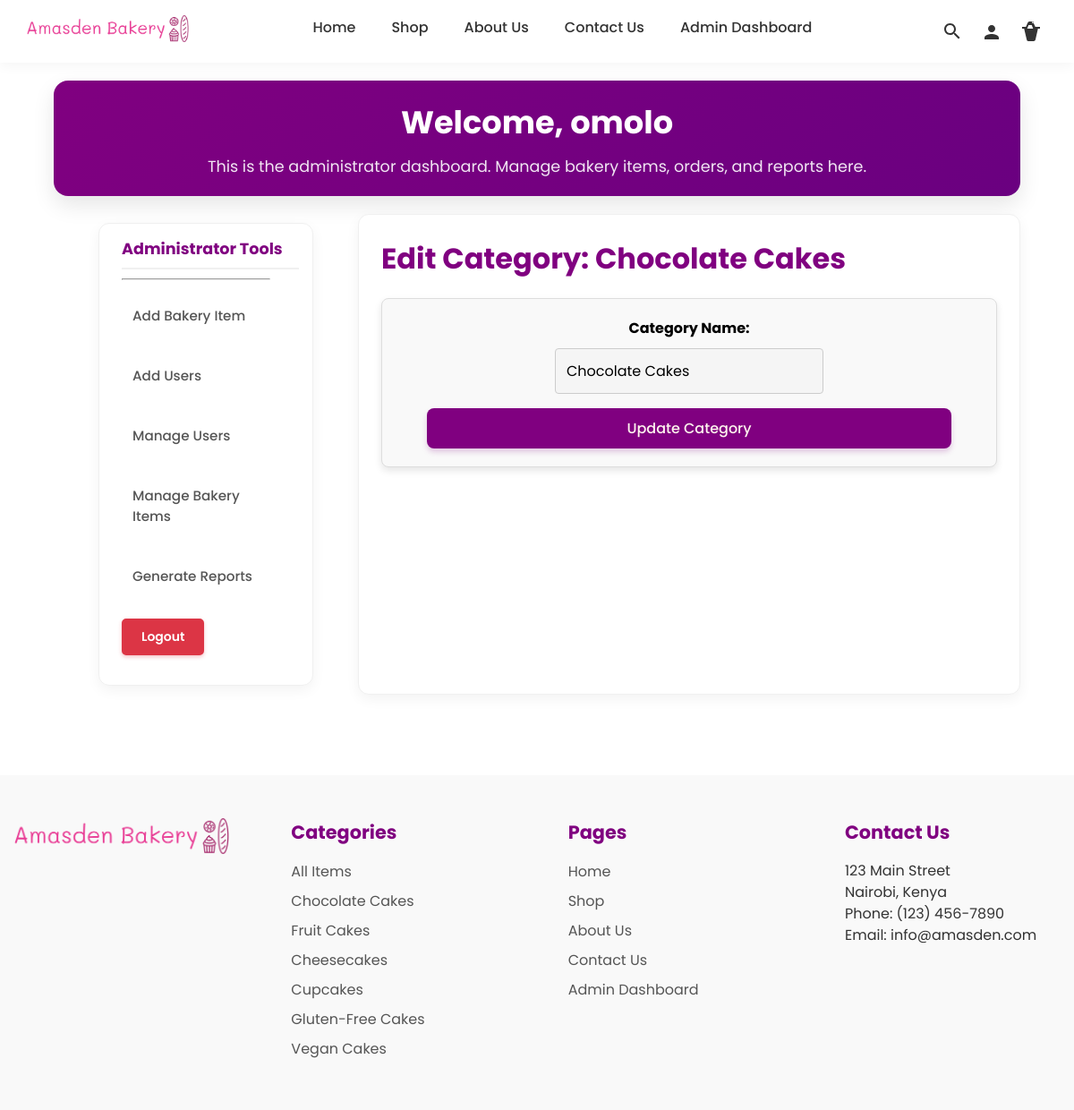
Screenshot of /admin_dashboard/edit_category/1/ (signed in) with the database file from the repository.
### bakery/models.py (models this page shows, shortened)
class Category(models.Model):
    name = models.CharField(max_length=100, default='none')
    slug = models.SlugField(unique=True, blank=True)

### admin_dashboard/views.py (the view)
# urls.py: path('edit_category/<int:category_id>/', views.edit_category, name='edit_category'),
@user_passes_test(admin_check)
def edit_category(request, category_id):
    category = get_object_or_404(Category, id=category_id)
    form = CategoryForm(instance=category)
    if request.method == 'POST':
        form = CategoryForm(request.POST, instance=category)
        if form.is_valid():
            form.save()
            messages.success(request, "Category updated successfully!")
            return redirect('admin_dashboard:manage_attributes')
    return render(request, 'admin_dashboard/edit_category.html', {'form': form, 'category': category})

### bakery/forms.py
class CategoryForm(forms.ModelForm):
    class Meta:
        model = Category
        fields = ['name']

### admin_dashboard/views.py (called while the page is built)
def admin_check(user):
    return user.is_superuser

### bakery/context_processors.py (called while the page is built)
def global_footer_context(request):
    footer_categories = Category.objects.all()
    category_slug = request.GET.get('category')
    return {
        'footer_categories': footer_categories,
    }

### bakery/templates/admin_dashboard/edit_category.html (shortened to what this page needs)
{% extends 'admin_dashboard/template.html' %}
{% block dashboard_content %}
<h2>Edit Category: {{ category.name }}</h2>
<form method="POST" class="generic-form">
    <div class="form-group">
        <label for="name">Category Name:</label>
        <input type="text" name="name" value="{{ category.name }}" class="form-control" required>
    </div>
    <button type="submit" class="btn2">Update Category</button>
</form>
{% endblock %}

### bakery/templates/admin_dashboard/template.html (shortened to what this page needs)
{% load static %}
{% include "bakery/header.html" %}
<div class="user_dashboard_details">
    <h1>Welcome, {{ user.username }}</h1>
    <p>This is the administrator dashboard. Manage bakery items, orders, and reports here.</p>
</div>
<div class="dashboard_div">
<aside class="user_aside">
    <nav>
        <h2>Administrator Tools</h2>
        <hr class="horizontal">
        <ul>
            <li class="nav-item"><a href="{% url 'admin_dashboard:add_bakery_item' %}" class="nav-link">Add Bakery Item</a></li>
            <li class="nav-item"><a href="{% url 'admin_dashboard:add_users' %}" class="nav-link">Add Users</a></li>
            <li class="nav-item"><a href="{% url 'admin_dashboard:manage_users' %}" class="nav-link">Manage Users</a></li>
            <li class="nav-item"><a href="{% url 'admin_dashboard:manage_bakery_items' %}" class="nav-link">Manage Bakery Items</a></li>
            <li class="nav-item"><a href="{% url 'admin_dashboard:report_dashboard' %}" class="nav-link">Generate Reports</a></li>
            <li class="nav-item">
                <form method="POST" action="{% url 'logout' %}">
                    <button type="submit" class="logout-btn">Logout</button>
                </form>
            </li>
        </ul>
    </nav>
</aside>
<div class="dashboard_section">
    {% block dashboard_content %}
    {% endblock %}
</div>
</div>
{% include "bakery/footer.html" %}

### bakery/templates/bakery/footer.html
{% load static %}
<footer>
  <div class="footer-column">
    <img src="{% static 'images/logo.png' %}" alt="Bakery Logo">
  </div>
  <div class="footer-column">
    <h3>Categories</h3>
    <ul>
      <li>
        <a href="{% url 'products' %}">All Items</a>
      </li>
      {% for category in footer_categories %}
      <li>
        <a href="?category={{ category.slug }}">{{ category.name }}</a>
      </li>
      {% endfor %}
    </ul>
  </div>
  <div class="footer-column">
    <h3>Pages</h3>
    <ul>
      <li>
        <a href="{% url 'home' %}">Home</a>
      </li>
      <li>
        <a href="{% url 'products' %}">Shop</a>
      </li>
      <li>
        <a href="{% url 'about' %}">About Us</a>
      </li>
      <li>
        <a href="{% url 'contact' %}">Contact Us</a>
      </li>
      {% if user.is_authenticated %}
            <li >
              {% if user.is_superuser %}
                <a href="{% url 'admin_dashboard:add_bakery_item' %}">Admin Dashboard</a>
              {% elif user.is_staff %}
                <a href="{% url 'staff_dashboard:manage_orders' %}">Staff Dashboard</a>
              {% else %}
                <a href="{% url 'user_dashboard:account_details' %}">Account</a>
              {% endif %}
            </li>
          {% else %}
            <li>
              <a href="{% url 'login' %}">Account</a>
            </li>
          {% endif %}
    </ul>
  </div>
  <div class="footer-column">
    <h3>Contact Us</h3>
    <p>123 Main Street<br>
    Nairobi, Kenya<br>
    Phone: (123) 456-7890<br>
    Email: info@amasden.com</p>
</footer>
  </body>
</html>

### bakery/static/css/master.css (style rules this page uses)
* { margin: 0; padding: 0; box-sizing: border-box; font-family: 'Poppins', sans-serif; font-size: 1rem; }
body { margin-top: 0; display: flex; flex-direction: column; align-items: center; justify-content: center; width: 100%; }
h1 { font-size: 2.2rem; color: purple; }
h2 { font-size: 2rem; color: purple; }
h3 { font-size: 1.3rem; color: purple; }
p { line-height: 1.5; }
.btn2 { border-radius: 8px; background-color: purple; border: none; color: seashell; padding: 10px 24px; cursor: pointer; transition: all 0.3s ease; text-decoration: none; font-weight: 500; box-shadow: 0 4px 6px rgba(128, 0, 128, 0.2); }
.nav-link { padding: 10px; font-weight: 500; color: #333; text-decoration: none; transition: color 0.2s ease-in-out, background-color 0.2s ease-in-out; }
.nav-item { padding: 10px; }
.form-group { display: flex; justify-content: space-between; align-items: center; flex-direction: row; gap: 10px; }
.form-group label { display: none; }
.form-control { width: 100%; max-width: 300px; border-radius: 5px; padding: 10px; border: none; background-color: white; }
.form-group input { width: 100%; padding: 10px; border: 1px grey solid; border-radius: 4px; background-color: #f5f5f5; transition: background-color ease-in-out 0.9s; }
footer { display: flex; flex-wrap: wrap; justify-content: space-between; background-color: #f9f9f9; padding: 2rem 0; font-family: Arial, sans-serif; color: #333; margin-top: 50px; z-index: 999; }
.footer-column { width: 20%; margin: 0 1rem; padding: 1rem 0; }
.footer-column h3 { margin-bottom: 1rem; }
.footer-column ul { list-style: none; padding: 0; margin: 0; }
.footer-column li { margin-bottom: 0.5rem; }
.footer-column li a { text-decoration: none; color: #555; padding: 0; transition: color 0.2s ease-in-out, background-color 0.2s ease-in-out, padding 0.2s ease-in-out; }
footer img { max-width: 100%; height: auto; }
.logout-btn { background-color: #dc3545 !important; color: white !important; border: 2px solid #dc3545 !important; padding: 8px 20px; border-radius: 5px; cursor: pointer; font-weight: 600; font-size: 14px; transition: all 0.3s ease; box-shadow: 0 2px 4px rgba(220, 53, 69, 0.3); display: inline-block; text-decoration: none; }
.form-control { width: 100%; padding: 10px; border: 1px solid #ccc; border-radius: 6px; font-size: 1rem; transition: border-color 0.2s; }

### bakery/static/css/user_dashboard.css (style rules this page uses)
.user_aside ul li { list-style: none; text-decoration: none; }
.user_aside ul li a { text-decoration: none; }
.user_aside { align-self: flex-start; margin: 10px 10px 10px 50px; flex-shrink: 0; }
.user_aside h2 { margin-left: 10px; }
.user_aside button { border: none; background-color: #fff; margin: 0; cursor: pointer; }
.horizontal { height: 1px; width: 80%; margin: 10px; background-color: darkgray; }
.dashboard_section { border-left: 1px solid darkgray; padding-left: 30px; margin-left: 20px; }
.dashboard_div { display: flex; flex-direction: row; width: 100%; margin-top: 10px; }
.user_dashboard_details { background-color: seashell; width: 100%; padding: 20px; }

### bakery/static/css/admin_dashboard.css (style rules this page uses)
.user_dashboard_details { margin-top: 90px; background: linear-gradient(135deg, purple, #6a0080); color: white; padding: 20px; border-radius: 16px; box-shadow: 0 10px 25px rgba(0, 0, 0, 0.1); text-align: center; margin-bottom: 20px; width: 90%; max-width: 1200px; margin-left: auto; margin-right: auto; }
.user_dashboard_details h1 { color: white; margin-bottom: 10px; font-size: 2.2rem; font-weight: 700; }
.user_dashboard_details p { color: rgba(255, 255, 255, 0.9); font-size: 1.1rem; }
.dashboard_div { display: flex; width: 90%; max-width: 1200px; margin: 0 auto 40px; gap: 20px; }
.user_aside { flex: 0 0 240px; background: white; padding: 15px; border-radius: 12px; box-shadow: 0 5px 15px rgba(0, 0, 0, 0.05); height: fit-content; border: 1px solid #f0f0f0; }
.user_aside h2 { font-size: 1.1rem; margin-bottom: 10px; color: purple; border-bottom: 2px solid #f0f0f0; padding-bottom: 8px; }
.user_aside ul { list-style: none; }
.user_aside li { margin-bottom: 8px; }
.user_aside .nav-link { display: block; padding: 8px 12px; color: #555; text-decoration: none; border-radius: 8px; transition: all 0.2s; font-weight: 500; background: none; border: none; width: 100%; text-align: left; cursor: pointer; font-size: 0.95rem; }
.dashboard_section { flex: 1; background: white; padding: 25px; border-radius: 12px; box-shadow: 0 5px 15px rgba(0, 0, 0, 0.05); border: 1px solid #f0f0f0; }

### rows the page displays
Category: name "Chocolate Cakes"
Category: name "Fruit Cakes"
Category: name "Cheesecakes"
Category: name "Cupcakes"
Category: name "Gluten-Free Cakes"
Category: name "Vegan Cakes"

### other values shown
{{ user.username }} "omolo"
